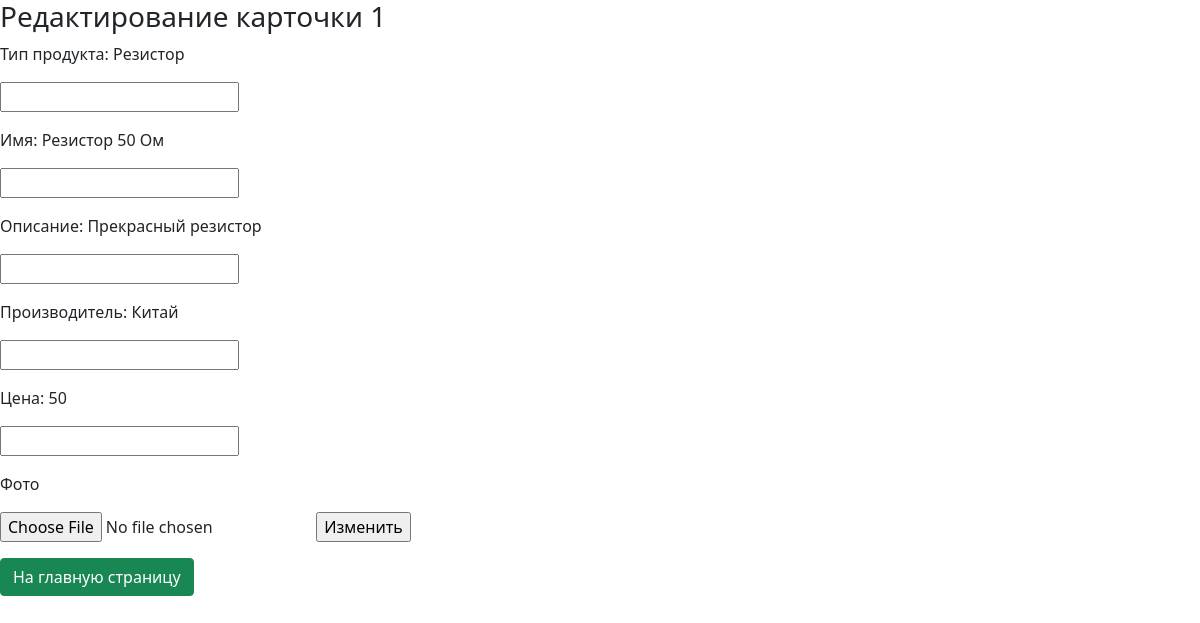
Before: /cards/Edit/1 (signed in) with the older database file.
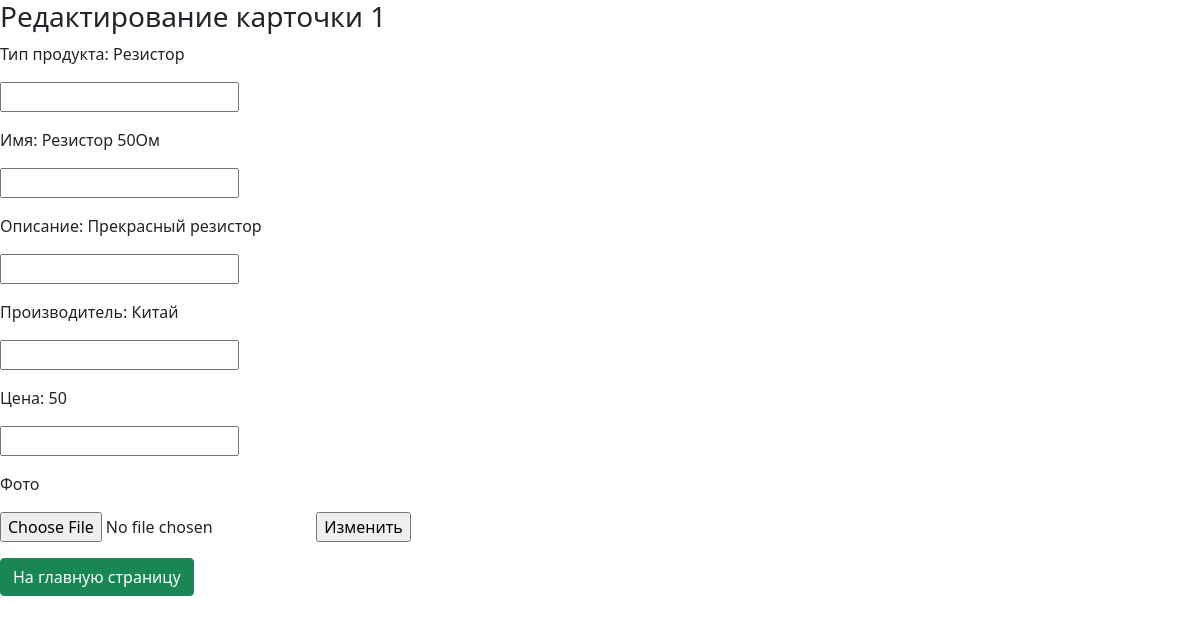
After: the same page with the newer database file.
### models.py (models this page shows)
class Product(db.Model):
   id = db.Column(db.Integer,
                  primary_key=True,
                  autoincrement=True,
                  nullable=False,
                  unique=True)
   p_type = db.Column(db.String(80),
                        unique=False,
                        nullable=False)
   p_name = db.Column(db.String(120),
                     unique=True,
                     nullable=False)
   p_description = db.Column(db.String(80),
                        unique=False,
                        nullable=False)
   p_industry = db.Column(db.String(80),
                        unique=False,
                        nullable=False)
   p_price = db.Column(db.String(80),
                        unique=False,
                        nullable=False)
   p_filename = db.Column(db.String(80),
                        unique=True,
                        nullable=False)
   middle_count = db.Column(db.String(80),
                        unique=False,
                        nullable=False)

### routes.py (the view)
@app.route('/cards/Edit/<int:id>',methods=['GET', 'POST'])
def Edit(id):
    res_f = db.engine.execute(f'SELECT * FROM product WHERE id = {id}')
    for i in res_f:
        l_f = {}
        p = 0
        for a in i:
            l_f[p] = a
            p+=1
    if(session['user_status'] == 'admin'):
        if request.method == 'POST' :
            p_type = request.form.get("product_type")
            p_name = request.form.get("product_name")
            p_description = request.form.get("description")
            p_industry = request.form.get("industry")
            p_price = request.form.get("price")
            f = request.files["file"]
            if p_type != "":
                db.session.execute(f'UPDATE product SET p_type = "{p_type}" WHERE id = {id}')
                db.session.commit()
            if p_name != "":
                db.session.execute(f'UPDATE product SET p_name = "{p_name}" WHERE id = {id}')
                db.session.commit()
            if p_description != "":
                db.session.execute(f'UPDATE product SET p_description = "{p_description}" WHERE id = {id}')
                db.session.commit()
            if p_industry != "":
                 db.session.execute(f'UPDATE product SET p_industry = "{p_industry}" WHERE id = {id}')
                 db.session.commit()
            if p_price != "":
                 db.session.execute(f'UPDATE product SET p_price = "{p_price}" WHERE id = {id}')
                 db.session.commit()
            if f.filename != "":
                db.session.execute(f'UPDATE product SET p_filename = "{f.filename}" WHERE id = {id}')
                db.session.commit()
                os.remove("static/" + l_f[6])
                f.save("static/" + f.filename)
    else:
        return redirect(url_for('login'))
    res = db.engine.execute(f'SELECT * FROM product WHERE id = {id}')
    for i in res:
        l = {}
        p = 0
        for a in i:
            l[p] = a
            p+=1
    return render_template('edit.html', p_id = l[0],p_type = l[1], p_name = l[2],p_description = l[3], p_industry = l[4],p_price =l[5] )

### templates/edit.html (shortened to what this page needs)
<!DOCTYPE html>
<html lang="en">
<head>
   <link href="https://cdn.jsdelivr.net/npm/bootstrap@5.1.0/dist/css/bootstrap.min.css" rel="stylesheet">
</head>
<body>
<h3>Редактирование карточки {{p_id}}</h3>
<form method="post" enctype="multipart/form-data">
    <p>Тип продукта: {{p_type}}<p>
    <input type="text" name="product_type" id="product_type">
    <p>Имя: {{p_name}}<p>
    <input type="text" name="product_name" id="product_name">
    <p>Описание: {{p_description}}<p>
    <input type="text" name="description" id="description">
    <p>Производитель: {{p_industry}}<p>
    <input type="text" name="industry" id="industry" >
    <p>Цена: {{p_price}}<p>
    <input type="text" name="price" id="price">
    <p>Фото<p>
    <input type="file" name="file">
    <input type="submit" value="Изменить">
 </form>
 <button type="button" class="btn btn-success" onclick= " location.href='/' ">На главную страницу </button>
</body>
</html>

Changed rows visible on the page:
changed Product "Резистор": p_name "Резистор 50 Ом" → "Резистор 50Ом"
